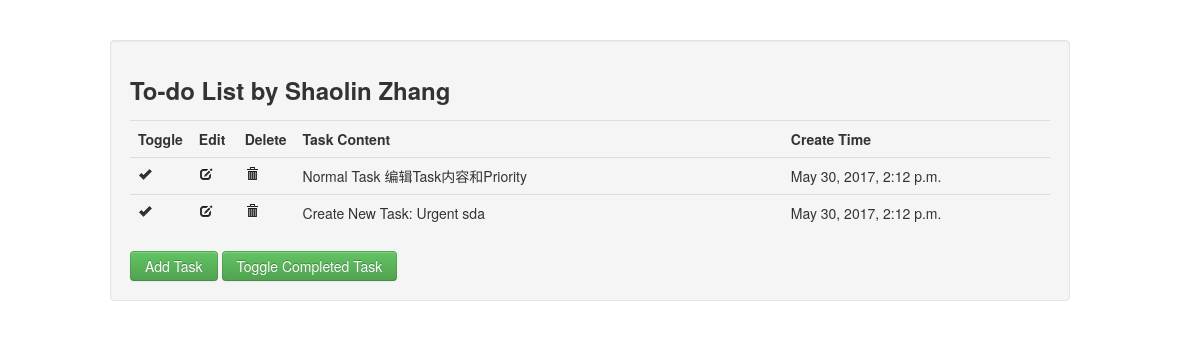
Before: / with the older database file.
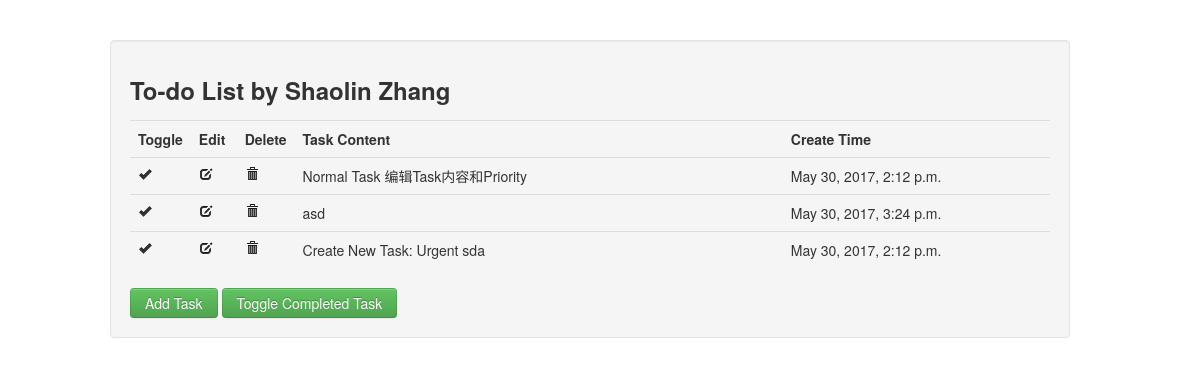
After: the same page with the newer database file.
### todolist/models.py (models this page shows, shortened)
class Todo(models.Model):
    todo = models.CharField(max_length=50)
    postTime = models.DateTimeField(auto_now_add=True)
    pubUser = models.ForeignKey(User)
    todoPriority = models.IntegerField()
    todoStatus = models.IntegerField()
    class Meta:
    	ordering = ['todoPriority', 'postTime']

### todolist/views.py (the view)
# urls.py: url(r'^$', views.todolist, name='todo'),
def todolist(request):
    todolist = Todo.objects.filter(todoStatus=1)
    finishtodos = Todo.objects.filter(todoStatus=0)
    return render(request, 'todolist/index.html', {'todolist': todolist,'finishtodos': finishtodos})

### todolist/templates/todolist/index.html (shortened to what this page needs)
<!DOCTYPE html>
<html lang="en">
<head>
    <link rel="stylesheet" href="/static/css/bootstrap.min.css">
    </head>
    <body>
        <div class="container">
            <div class="row">
                <div class="col-sm-6 col-sm-offset-3">
                    <div id="todo" class="well">
                        {% block todo %}
                        <table class="table table-hover">
                            <thead>
                                <h3>To-do List by Shaolin Zhang</h3>
                            </thead>
                            <colgroup>
                                <col style="width:5%">
                                <col style="width:5%">
                                <col style="width:5%">
                                <col style="width:55%">
                                <col style="width:30%">
                            </colgroup>
                            <tbody>
                                <tr>
                                    <th>Toggle</th>
                                    <th>Edit</th>
                                    <th>Delete</th>
                                    <th>Task Content</th>
                                    <th>Create Time</th>
                                </tr>
                                {% for todo in todolist %}
                                            <td class="te">
                                                <div class="span1">
                                                    <a href="{% url "finish" todo.id %}" title="Mark as Done"><i class=" icon-ok"></i></a>
                                                </div>
                                            </td>
                                            <td class="te">
                                                <div class="span1">
                                                    <a href="{% url "update" todo.id %}" title="Edit Details"><i class="icon-edit"></i></a>
                                                </div>
                                            </td>
                                            <td class="te">
                                                <div class="span1">
                                                    <a href="{% url "delete" todo.id %}" title="Delete Task"><i class="icon-trash"></i></a>
                                                </div>
                                            </td>
                                            <td class="todo">{{ todo.todo }}</td>
                                            <td class="todoTime">{{ todo.postTime }}</td>
                                        {% endfor %}
                                    </tbody>
                                </table>
                                <a class="btn btn-success" href="#myModal" role="button" data-toggle="modal">
                                    <span>Add Task</span>
                                </a>
                                <a class="btn btn-success" id="btnToggleCompleted" role="button">
                                    <span>Toggle Completed Task</span>
                                </a>
                                {% endblock %}
                            </div>
                        </div>
                    </div>
                </div>
            </body>
            </html>

### todolist/templates/todolist/index.html (style rules this page uses)
body { padding-top: 40px; }

Changed rows visible on the page:
added Todo: todo "asd", postTime "May 30, 2017, 3:24 p.m."
